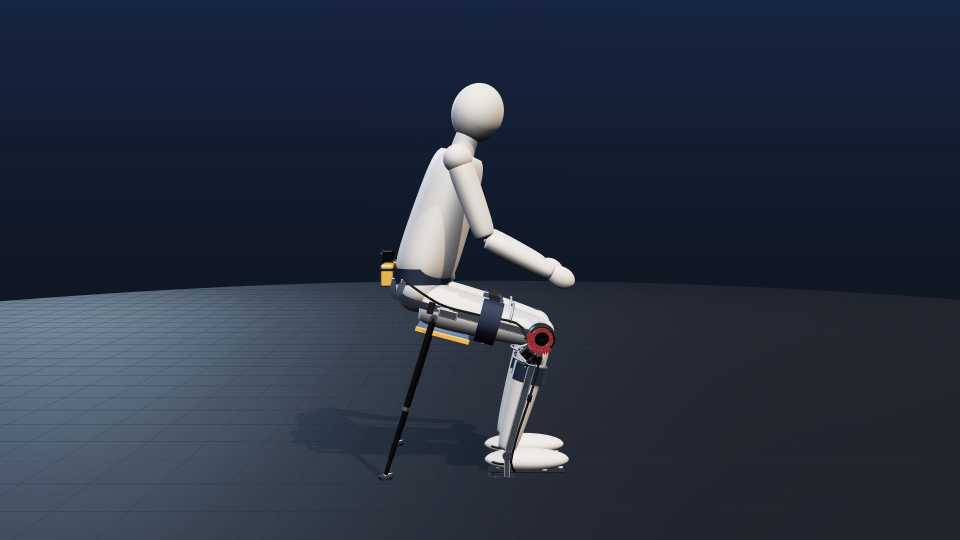
#> input picture pipeline-tools/calibration/design/sitka/stills/pass_side_seated.png, 1920 x 1080 px (shown at 1/2 size); its folder holds 4 pictures in this run
$ python make_planted.py
#> lines starting #> are read from the running program, lines starting #| are printed output that depends on the picture; after the words box and inside, x2 and y2 are one past the last pixel; in counts of white or black regions, pixels touching at a corner belong together
#!/usr/bin/env python3
"""Rebuild the Sitka design-check calibration stills from the CAD renders.

PASS stills are untouched CAD frames (plus a horizontal mirror: a mirrored side view is the
other side of the same correct device, NOT a design error, so it is a control the judge must
pass). FAIL stills are PLANTED-WRONG edits of the seated side view (rearleg_deploy.mp4 end):
rear legs erased, a rear leg painted in front of the knee, a duplicated rear leg, the frame
flipped upside down (legs ending in the air), wheels painted on the feet of the legs.

  ~/.local/mlx-server/bin/python pipeline-tools/calibration/design/sitka/make_planted.py
"""
import subprocess
from pathlib import Path

import cv2
import numpy as np
from PIL import Image, ImageDraw, ImageOps

HERE = Path(__file__).resolve().parent
SRC = Path.home() / "Desktop/PROJECTS/sitka-video/footage"
OUT = HERE / "stills"


def grab(clip, t, out, from_end=False):
#> called with clip = 'rearleg_deploy.mp4', t = 4.6, from_end = False
    args = ["ffmpeg", "-v", "error", "-y"] + (["-sseof", f"-{t}"] if from_end else ["-ss", str(t)])
    subprocess.run(args + ["-i", str(SRC / clip), "-frames:v", "1", str(out)], check=True)
#> (this line was passed over: subprocess is not available in this run)
    return out


def rod_mask(size):
    """The two rear legs in the 1920x1080 seated side view (near rod + far rod)."""
    m = Image.new("L", size, 0)
    d = ImageDraw.Draw(m)
    d.line([(870, 625), (770, 957)], fill=255, width=30)     # near rear leg
    d.ellipse([(745, 940), (800, 970)], fill=255)            # its foot
    d.line([(842, 690), (800, 890)], fill=255, width=26)     # far rear leg
    d.ellipse([(785, 875), (820, 900)], fill=255)
    return m


def erase(img, mask):
    a = cv2.cvtColor(np.array(img), cv2.COLOR_RGB2BGR)
    out = cv2.inpaint(a, np.array(mask), 9, cv2.INPAINT_TELEA)
    return Image.fromarray(cv2.cvtColor(out, cv2.COLOR_BGR2RGB))


def main():
    OUT.mkdir(parents=True, exist_ok=True)
    base_p = grab("rearleg_deploy.mp4", 4.6, OUT / "pass_side_seated.png")
    grab("chair_orbit_overlay.mp4", 7.6, OUT / "pass_side_orbit.png")
    grab("chair_orbit_overlay.mp4", 1.0, OUT / "pass_threequarter_orbit.png")
    base = Image.open(base_p).convert("RGB")
#> base is the input picture: PIL image 1920x1080 RGB; mean R, G, B 40.2, 49, 65.4
    ImageOps.mirror(base).save(OUT / "pass_mirror_h.png")
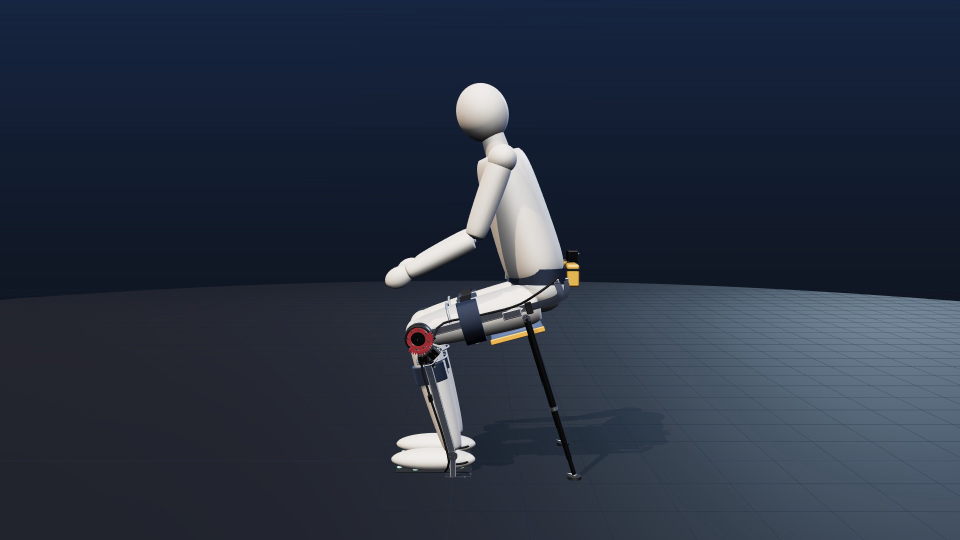
#> saved as pass_mirror_h.png: PIL image 1920x1080 RGB (shown at 1/2 size); mean R, G, B 40.2, 49, 65.4

    mask = rod_mask(base.size)
#> in rod_mask, `m = Image.new("L", size, 0)`: m: PIL image 1920x1080 L; every value is 0
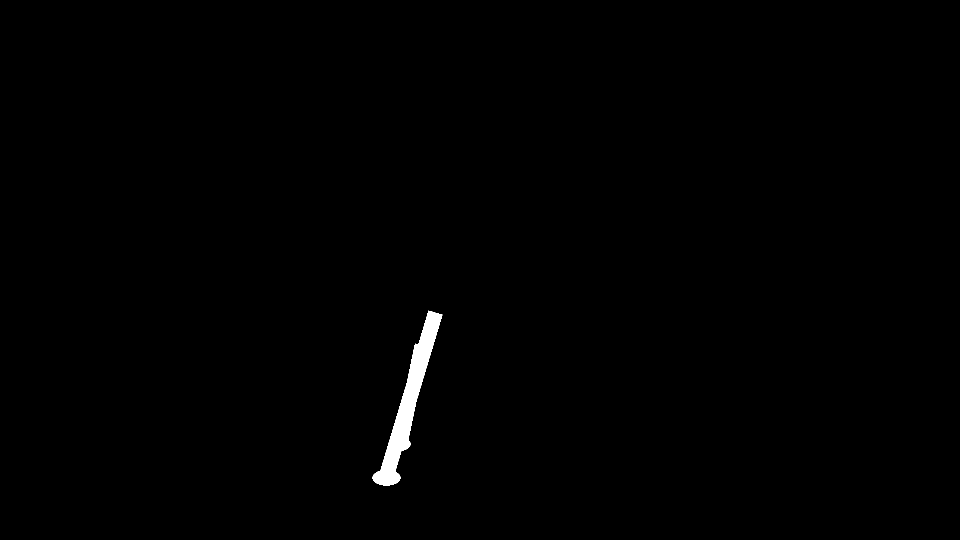
#> mask: PIL image 1920x1080 L (shown at 1/2 size); 0.57% white; 1 white region, box (x1, y1, x2, y2) and area: (745, 621, 885, 971) 11748
    no_leg = erase(base, mask)
    no_leg.save(OUT / "fail_no_rear_leg.png")

    front = no_leg.copy()
    d = ImageDraw.Draw(front)
    d.line([(1100, 700), (1215, 958)], fill=(22, 22, 26), width=16)   # rod from the knee, forward
    d.ellipse([(1190, 945), (1245, 970)], fill=(30, 30, 34))
    d.ellipse([(1092, 692), (1112, 712)], fill=(120, 120, 128))
    front.save(OUT / "fail_leg_in_front_of_knee.png")
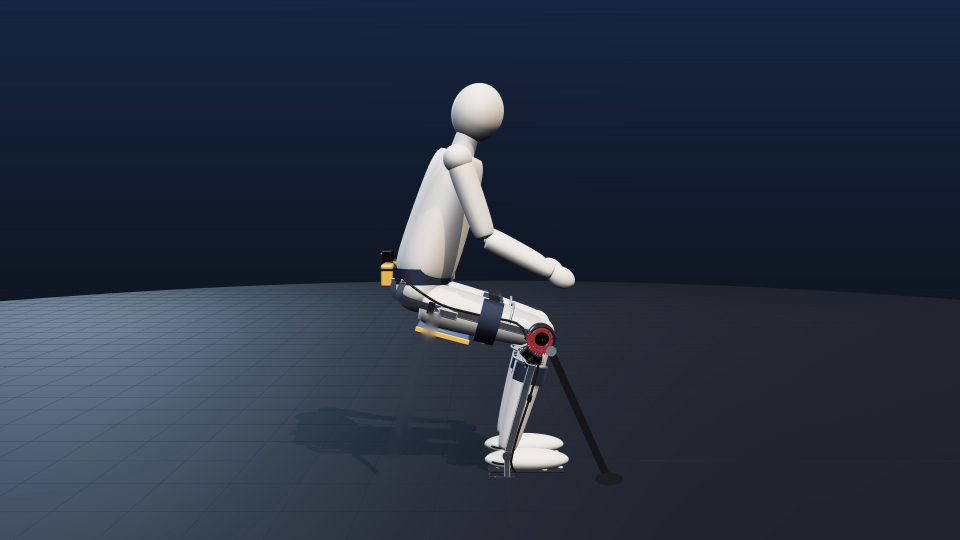
#> saved as fail_leg_in_front_of_knee.png: PIL image 1920x1080 RGB (shown at 1/2 size); mean R, G, B 40.3, 49, 65.5

    dup = base.copy()
    near = Image.new("L", base.size, 0)
    ImageDraw.Draw(near).line([(870, 625), (770, 957)], fill=255, width=22)
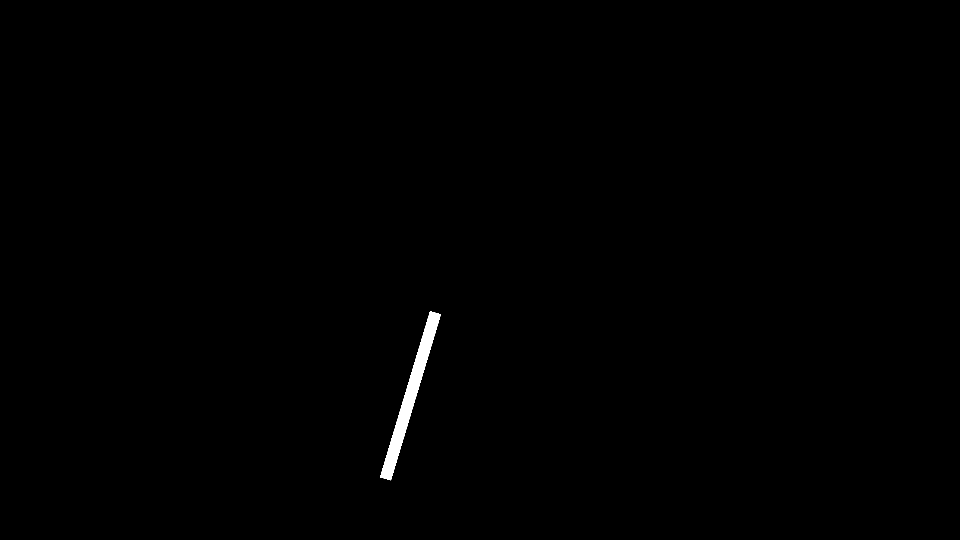
#> near: PIL image 1920x1080 L (shown at 1/2 size); 0.38% white; 1 white region, box (x1, y1, x2, y2) and area: (760, 622, 882, 961) 7908
    ImageDraw.Draw(near).ellipse([(745, 940), (800, 970)], fill=255)
#> near: PIL image 1920x1080 L; 0.43% white; 1 white region, box (x1, y1, x2, y2) and area: (745, 622, 882, 971) 8866
    dup.paste(base.crop((0, 0, *base.size)), (-130, 0), near)          # rod copy 130 px back
    dup.save(OUT / "fail_duplicate_rear_leg.png")

    ImageOps.flip(base).save(OUT / "fail_upside_down.png")
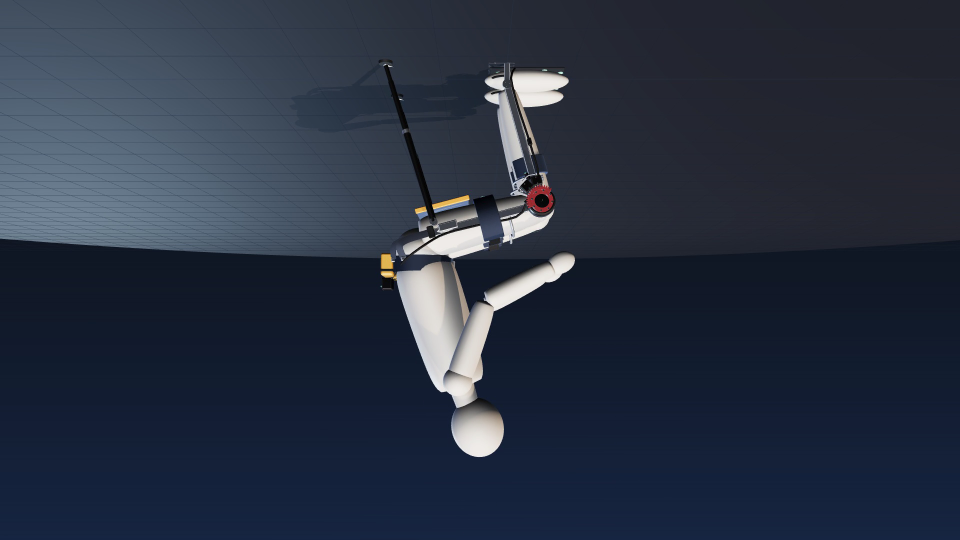
#> saved as fail_upside_down.png: PIL image 1920x1080 RGB (shown at 1/2 size); mean R, G, B 40.2, 49, 65.4

    wheels = base.copy()
    d = ImageDraw.Draw(wheels)
    for cx, cy, r in [(772, 945, 34), (803, 880, 28)]:
        d.ellipse([(cx - r, cy - r), (cx + r, cy + r)], fill=(25, 25, 25), outline=(150, 150, 150), width=5)
        d.ellipse([(cx - 8, cy - 8), (cx + 8, cy + 8)], fill=(170, 170, 170))
    wheels.save(OUT / "fail_wheels_on_legs.png")
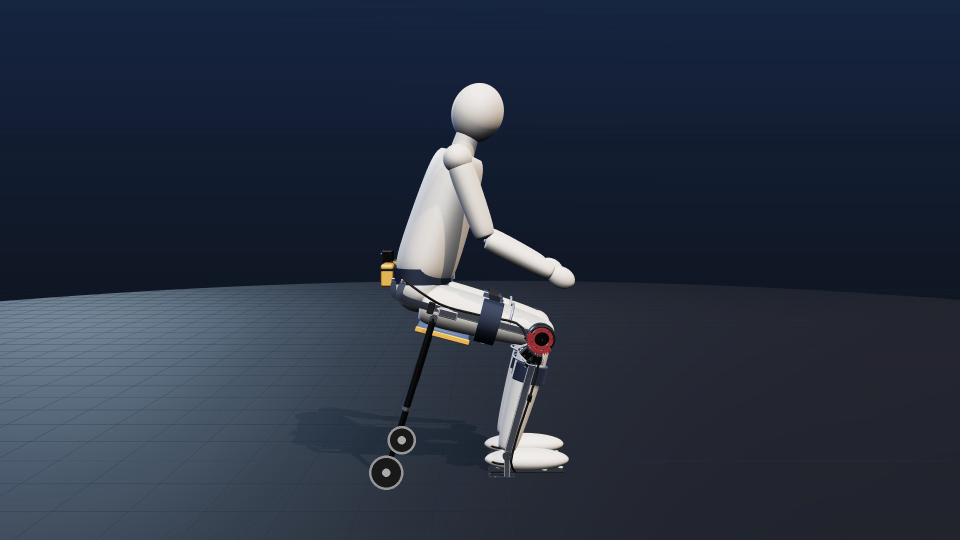
#> saved as fail_wheels_on_legs.png: PIL image 1920x1080 RGB (shown at 1/2 size); mean R, G, B 40.3, 49, 65.4
    print("\n".join(sorted(p.name for p in OUT.iterdir())))


if __name__ == "__main__":
    main()
